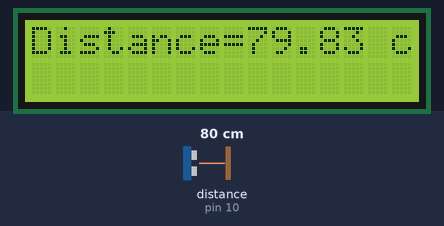
Bench run of a sketch on a simulated Arduino Uno, built with avr-gcc and run on an emulated ATmega328P. On the bench: 16×2 character LCD. Wiring (inferred from the names in the program): ultrasonic range finder: trigger pin 9; echo pin 10. Inputs (shaded band) come from the test bench; at power-on: distance to the obstacle (sensor on pin 10) 80 cm. The echo pulse lasts 58.3 µs per cm; what the sketch prints to the serial monitor is not drawn.

Above: at 1.2 s.
1.3 s: distance to the obstacle (sensor on pin 10) set to 9 cm
At 4.8 s:
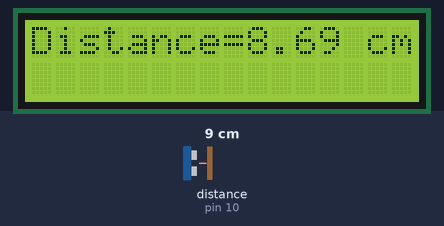
5.4 s: distance to the obstacle (sensor on pin 10) set to 2 cm
At 6.6 s:
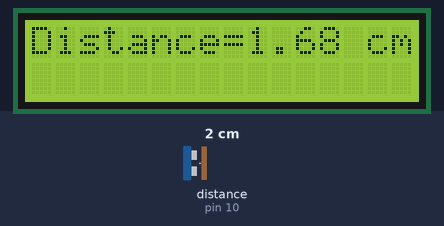
7.5 s: distance to the obstacle (sensor on pin 10) set to 4 cm
At 8.4 s:
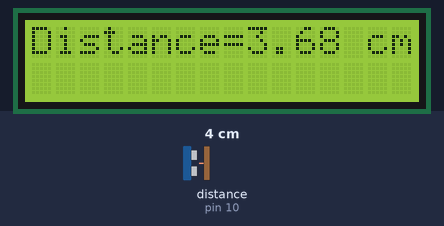
Timing chart, 0 to 10.5 s (numbered marks = the images above; inputs shaded):
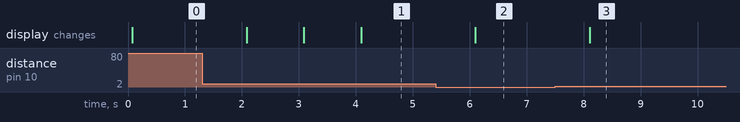

The sketch:

s2p2Distance_sensor.ino
```cpp
/*
Code by:
M.Hashir

This is a code that uses an Ultrasonic sensor to measure distance
And displays it on Serial Monitor and LCD

Hardware:
- Arduino
- Ultrasonic sensor module HC SR04
- 4 wires
- 16x2 LCD

Connections:

Ultrasonic sensor and Arduino
•	Connect GND of module to GND of Arduino
•	Connect VCC of module to 5V of Arduino
•	Connect Trigger of module to pin 9 of Arduino
•	Connect Echo of module to pin 10 of Arduino

LCD and Arduino
•	Connect pin 1 of LCD to GND of Arduino board.
•	Connect pin 2 of LCD to 5V of Arduino board.
•	Connect pin 3 of LCD to centre leg of pot. Connect one of the remaining legs of pot (potentiometer) to GND of Arduino and the third leg of pot to 5V of Arduino board.
•	Connect pin 4 of LCD to pin 12 of Arduino board.
•	Connect pin 5 of LCD to GND of Arduino board.
•	Connect pin 6 of LCD to pin 11 of Arduino board.
•	Connect pin 11 of LCD to pin 5 of Arduino board.
•	Connect pin 12 of LCD to pin 4 of Arduino board.
•	Connect pin 13 of LCD to pin 3 of Arduino board.
•	Connect pin 14 of LCD to pin 2 of Arduino board.
•	Connect pin 15 of LCD to pin 5V of Arduino board.
•	Connect pin 16 of LCD to pin GND of Arduino.

*/

#include <LiquidCrystal.h>          //library file added

int RS = 12;                        //connect RS of LCD to this pin
int E = 11;                         //connect E of LCD to this pin
int D4 = 5;                        //connect D4 of LCD to this pin
int D5 = 4;                        //connect D5 of LCD to this pin
int D6 = 3;                        //connect D6 of LCD to this pin
int D7 = 2;                        //connect D7 of LCD to this pin

int trigger = 9;              //Trigger of module is connected to pin 11 of Arduino
int echo=10;                   //Echo of module is connected to pin 10 of Arduino
int duration;                  //Will be used later on
float distance;                //Will be used later on

LiquidCrystal lcd(RS,E,D4,D5,D6,D7);

void setup() {

  lcd.begin(16,2);
  Serial.begin (9600);         //Do not edit this line
  pinMode(trigger, OUTPUT);    //Do not edit this line
  pinMode(echo, INPUT);        //Do not edit this line

}

void loop() {
      digitalWrite(trigger, LOW);
      delayMicroseconds(2);
      digitalWrite(trigger, HIGH);
      delayMicroseconds(10);
      digitalWrite(trigger, LOW);
      duration = pulseIn(echo, HIGH);
      distance = (duration / 2) / 29.1;
      digitalWrite(trigger, LOW);

      Serial.print("Distance= ");
      Serial.print(distance);
      Serial.println(" cm");
      lcd.setCursor(0,0);
      lcd.print("Distance=");
      lcd.print(distance);
      lcd.print(" cm");
delay(1000);
}
```

Measured:
- after the input at 1.3 s, the display: changes after 0.78 s (image 1)
- after the input at 5.4 s, the display: changes after 0.70 s (image 2)
- after the input at 7.5 s, the display: changes after 0.61 s (image 3)
